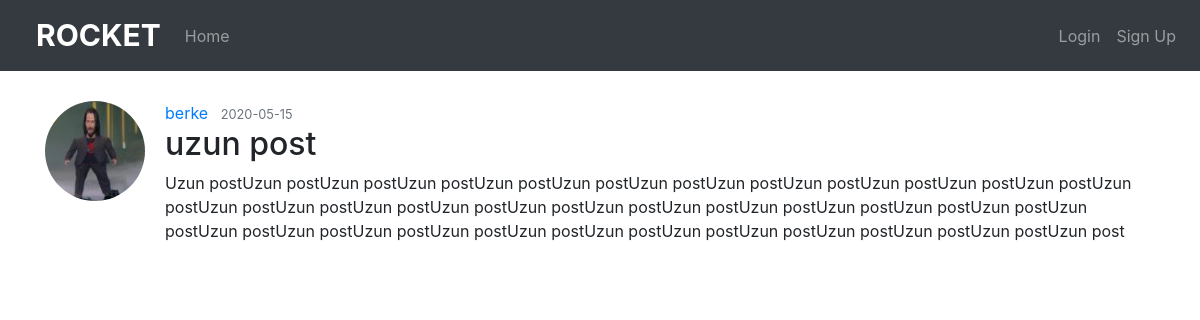
/post/11, run on the app's committed database.
### Rocket/models.py (models this page shows, shortened)
class User(db.Model, UserMixin):
    id = db.Column(db.Integer, primary_key=True)
    username = db.Column(db.String(20), unique=True, nullable=False)
    email = db.Column(db.String(120), unique=True, nullable=False)
    image_file = db.Column(db.String(20), nullable=False, default='default.jpg')
    password = db.Column(db.String(60), nullable=False)
    todos = db.relationship('Post', backref='author', lazy=True)

class Post(db.Model):
    id = db.Column(db.Integer, primary_key=True)
    title = db.Column(db.String(100), nullable=False)
    date_post = db.Column(db.DateTime, nullable=False, default=datetime.utcnow)
    content = db.Column(db.Text, nullable=False)
    user_id = db.Column(db.Integer, db.ForeignKey('user.id'), nullable=False)

### Rocket/routes.py (the view)
@app.route('/post/<int:post_id>', methods=['GET','POST'])
def post(post_id):
    post = Post.query.get_or_404(post_id)
    return render_template('post.html', title=f" Post #{post.id}" ,post=post)

### Rocket/templates/post.html (shortened to what this page needs)
{% extends "base.html" %}
{% block content %}
  <article class="media content-section">
    <img class="rounded-circle article-img" style="width: 100px; height: 100px; margin-right: 20px;" src="{{ url_for('static', filename='profile_pics/' + post.author.image_file) }}">
    <div class="media-body">
      <div class="article-metadata">
        <a class="mr-2" href="{{url_for('user_posts', username=post.author.username)}}">{{ post.author.username }}</a>
        <small class="text-muted">{{ post.date_post.strftime('%Y-%m-%d') }}</small>
      </div>
      <h2 class="article-title">{{ post.title }}</h2>
      <p class="article-content">{{ post.content }}</p>
    </div>
  </article>
{% endblock content %}

### data on the page
User: image_file (picture), author.username "berke"
Post: date_post "2020-05-15", title "uzun post", content "Uzun postUzun postUzun postUzun postUzun postUzun postUzun postUzun postUzun postUzun postUzun postUzun postUzun postUzun postUzun postUzun postUzun postUzun postUzun postUzun postUzun postUzun postUzun postUzun postUzun postUzun postUzun postUzun postUzun postUzun postUzun postUzun postUzun postUzun postUzun postUzun postUzun post"
